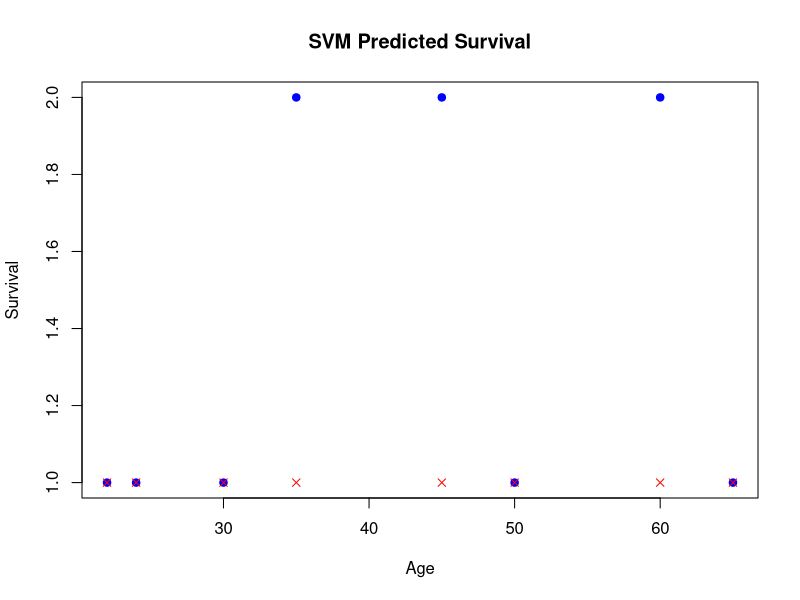

Reproduce this figure in R.
#Study a heart disease data set and model a SVM classifier for predicting whether a patient is suffering from any heart disease or not.
library(e1071)
age <- c(22, 24, 30, 35, 45, 50, 60, 65)
survived <- as.factor(c(0, 0, 0, 1, 1, 0, 1, 0))
model <- svm(survived ~ age)
predictions <- predict(model, data.frame(age = age))
plot(age, as.numeric(survived), pch = 19, col = "blue", 
     xlab = "Age", ylab = "Survival", main = "SVM Predicted Survival")
points(age, as.numeric(predictions), pch = 4, col = "red")
